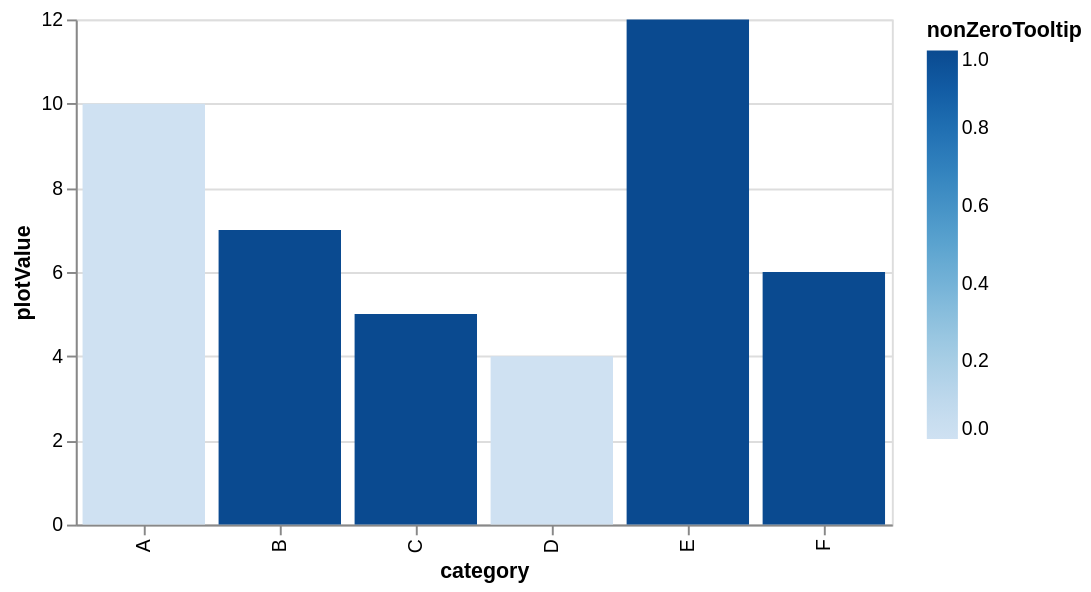

Express this chart as Vega-Lite.
### Vega-Lite specification from a JSON file in a GitHub repository (floating-point values rounded to 4 significant figures)
{"$schema": "https://vega.github.io/schema/vega-lite/v6.json", "description": "A bar chart with fields that are conditionally omitted from generated tooltips.", "width": 420, "height": 260, "data": {"values": [{"category": "A", "plotValue": 10, "validTooltip": 10, "nonZeroTooltip": 0}, {"category": "B", "plotValue": 7, "validTooltip": 7, "nonZeroTooltip": 1}, {"category": "C", "plotValue": 5, "validTooltip": null, "nonZeroTooltip": 1}, {"category": "D", "plotValue": 4, "validTooltip": 4, "nonZeroTooltip": 0}, {"category": "E", "plotValue": 12, "validTooltip": 12, "nonZeroTooltip": 1}, {"category": "F", "plotValue": 6, "validTooltip": 6, "nonZeroTooltip": 1}]}, "mark": {"type": "bar", "tooltip": true}, "encoding": {"x": {"field": "category", "type": "nominal"}, "y": {"field": "plotValue", "type": "quantitative"}, "color": {"field": "nonZeroTooltip", "type": "quantitative"}, "tooltip": [{"field": "category", "type": "nominal"}, {"field": "validTooltip", "type": "quantitative", "filter": {"valid": true}}, {"field": "nonZeroTooltip", "type": "quantitative", "filter": {"not": {"equal": 0}}}]}}
